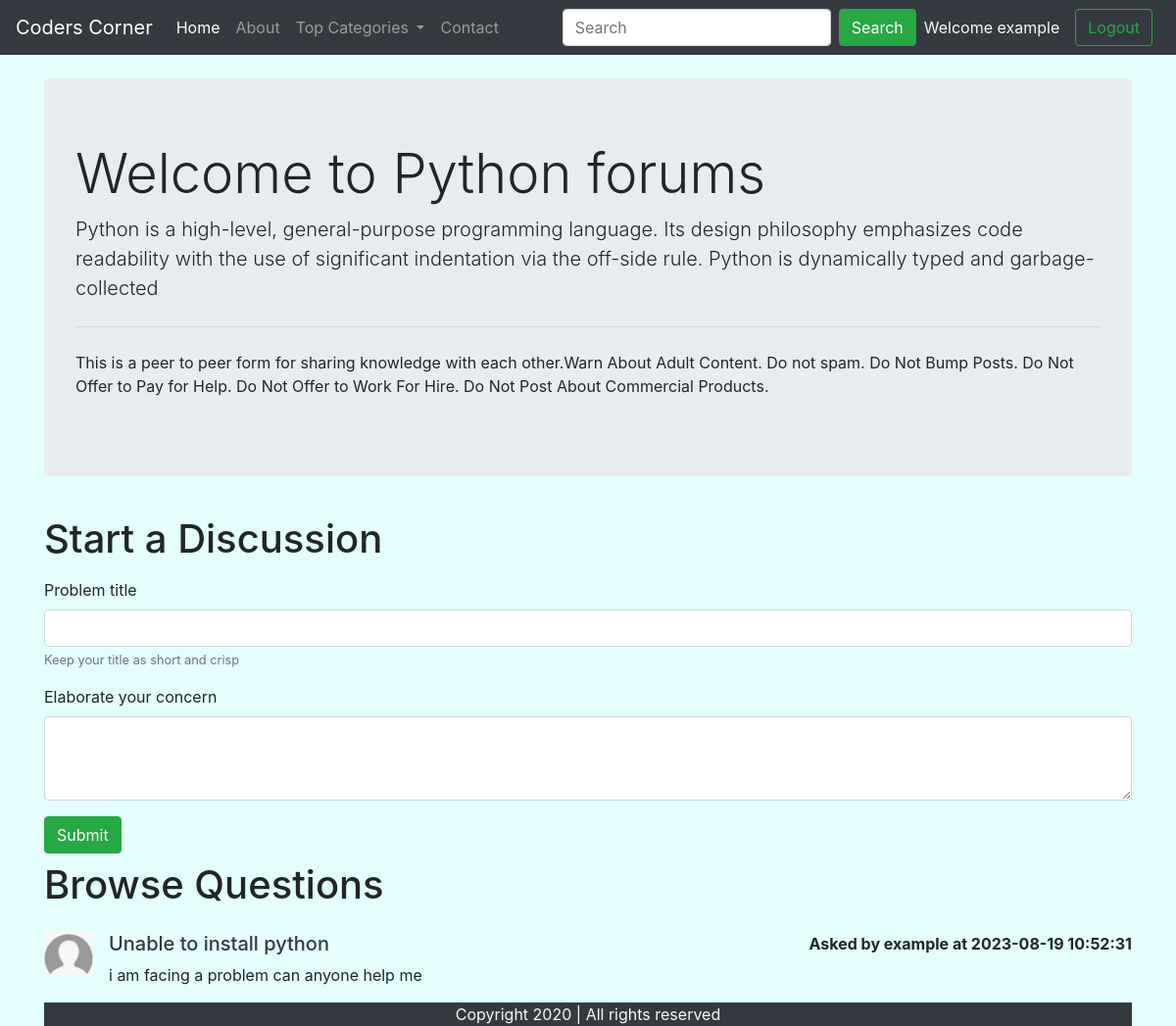
The app's page /threadlist.php?catid=1 (signed in) with its own data.
### tables this page shows
CREATE TABLE `categories` (
  `categeory_id` int(8) NOT NULL,
  `caetgory_name` varchar(255) NOT NULL,
  `category_description` varchar(255) NOT NULL,
  `created` datetime NOT NULL DEFAULT current_timestamp(),
  `Images_name` varchar(100) NOT NULL
);

CREATE TABLE `threads` (
  `thread_id` int(7) NOT NULL,
  `thread_title` varchar(255) NOT NULL,
  `thread_desc` text NOT NULL,
  `thread_cat_id` int(7) NOT NULL,
  `thread_user_id` int(7) NOT NULL,
  `timestamp` datetime NOT NULL DEFAULT current_timestamp()
);

CREATE TABLE `users` (
  `Serial_NO` int(8) NOT NULL,
  `User_email` varchar(30) NOT NULL,
  `User_Password` varchar(255) NOT NULL,
  `timestamp` datetime NOT NULL DEFAULT current_timestamp()
);

### threadlist.php (the view, shortened to what this page needs)
<!doctype html>
<html lang="en">
<head>
    <link rel="stylesheet" href="https://stackpath.bootstrapcdn.com/bootstrap/4.5.0/css/bootstrap.min.css"
>
</head>
<body>
    <?php include 'partials/dbconnect.php';?>
    <?php include 'partials/header.php';?>
    <?php
    $id=$_GET['catid'];
    $sql="SELECT * FROM `categories` where categeory_id=$id";
    $result=mysqli_query($conn,$sql);
    while($row=mysqli_fetch_assoc($result)){
        $catname=$row['caetgory_name'];
        $catdesc=$row['category_description'];
    }
    ?>
    <div class="container my-4" id="ques">
        <div class="jumbotron">
            <h1 class="display-4">Welcome to <?php echo $catname;?> forums</h1>
            <p class="lead"><?php echo $catdesc;?> </p>
            <hr class="my-4">
            <p>This is a peer to peer form for sharing knowledge with each other.Warn About Adult Content.
                Do not spam.
                Do Not Bump Posts.
                Do Not Offer to Pay for Help.
                Do Not Offer to Work For Hire.
                Do Not Post About Commercial Products.</p>
        </div>
    </div>
    <?php
if(isset($_SESSION['loggedin']) &&  $_SESSION['loggedin']==true)
{
    echo '<div class="container">
    <h1 class="py-2">Start a Discussion</h1>
        <form action="'.$_SERVER["REQUEST_URI"] .  '" method="post">
        <div class="form-group">
        <label for="exampleInputEmail1">Problem title</label>
        <input type="text" class="form-control" id="title" required name="title" aria-describedby="emailHelp">
        <small id="emailHelp" class="form-text text-muted">Keep your title as short and crisp
        </small>
        </div>
        <div class="form-group">
        <label for="exampleFormControlTextarea1">Elaborate your concern</label>
        <textarea class="form-control" id="desc" required name="desc" rows="3"></textarea>
        </div>
        <button type="submit" class="btn btn-success">Submit</button>
        <input type="hidden" name="sno" value="'. $_SESSION["sno"]. '">
        </form>
        </div>';
    }
    else
    {
        echo '<div class="container">
        <h1 class="py-2">Start a Discussion</h1>
        <p class="lead">You are not logged in .Please logged in before you start a discussion </p> </div>';
    }
    ?>
    <div class="container">
        <h1 class="py-2">Browse Questions</h1>
    <?php
    $id=$_GET['catid'];
    $sql="SELECT * FROM `threads` where thread_cat_id=$id";
    $result=mysqli_query($conn,$sql);
    while($row=mysqli_fetch_assoc($result)){
        $title=$row['thread_title'];
        $desc=$row['thread_desc'];
        $id=$row['thread_id'];
        $thread_time=$row['timestamp'];
        $thread_user_id=$row['thread_user_id'];
        $sql2="SELECT User_email from `users` where Serial_NO=$thread_user_id";
        $result2=mysqli_query($conn,$sql2);
        $row2=mysqli_fetch_assoc($result2);
       echo '<div class="media my-3">
            <img src="Images/default.png" class="mr-3" width="50px" alt="...">
            <div class="media-body">'.
                '<h5 class="mt-0"><a class="text-dark" href="threadss.php?threadid='. $id .'">'. $title .'<a/></h5>
                '. $desc .'
            </div>'.'<p class="font-weight-bold my-0">Asked by  '. $row2['User_email'].' at '.$thread_time. '</p>'.
        '</div>';
    }
    ?>
        <?php include 'partials/footer.php';?>
</body>
</html>

### threadlist.php (style rules this page uses)
body { background-color: #e3fefd; }

### records on screen
categories: caetgory_name "Python", category_description "Python is a high-level, general-purpose programming language. Its design philosophy emphasizes code readability with the use of significant indentation via the off-side rule. Python is dynamically typed and garbage-collected"
threads: thread_title "Unable to install python", thread_desc "i am facing a problem can anyone help me", users.User_email "example", timestamp "2023-08-19 10:52:31"

### other values on screen
$_SESSION['useremail'] "example"
